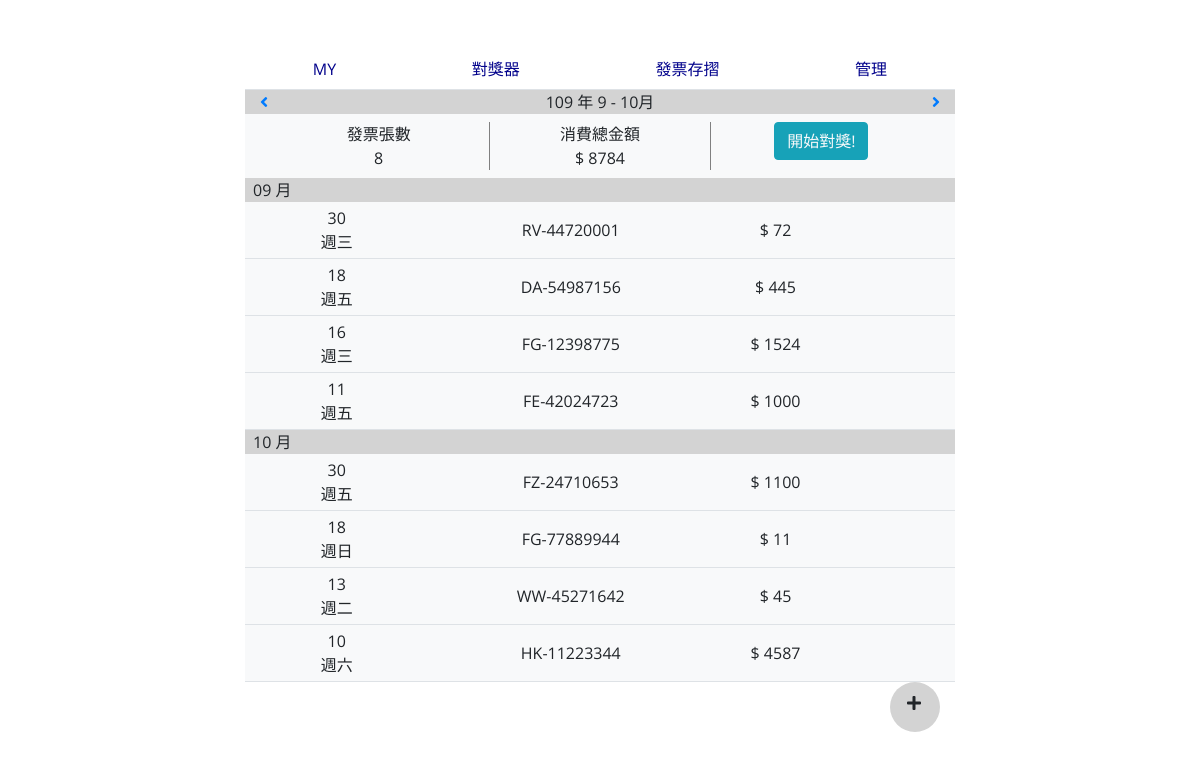
The page /?do=invoiceDeposit&year=2020&period=5 on the database its author committed.
### tables this page shows
CREATE TABLE `invoices` (
  `id` int(11) UNSIGNED NOT NULL,
  `code` varchar(2) NOT NULL,
  `number` varchar(8) NOT NULL,
  `period` tinyint(1) UNSIGNED NOT NULL,
  `payment` int(11) UNSIGNED NOT NULL,
  `paytype` varchar(6) NOT NULL,
  `date` date NOT NULL,
  `create_time` timestamp NOT NULL DEFAULT current_timestamp()
);

### invoiceDeposit.php (the view, shortened to what this page needs)
<?php
$year = date('Y');
if (isset($_GET['year'])) {
   $year = $_GET['year'];
} else {
   $year = date('Y');
}
$month = date('m');
$period = ceil($month / 2);
if (isset($_GET['period'])) {
   $period = $_GET['period'];
} else {
   $period = ceil($month / 2);
}
$nextPeriod = $period + 1;
$nextYear = $year;
$prevPeriod = $period - 1;
$prevYear = $year;
$month2 = [
   '1' => '1 - 2',
   '2' => '3 - 4',
   '3' => '5 - 6',
   '4' => '7 - 8',
   '5' => '9 - 10',
   '6' => '11 - 12'
];
$mon2 = $month2[$period];
$taiwanY = $year - 1911;
$endmon = [3, 5, 7, 9, 11, 1];
if ($endmon[$period - 1] == 1) {
   $yy = $year + 1;
} else {
   $yy = $year;
};
$now = time();
$end = mktime(13, 30, 0, $endmon[$period - 1], 26, $yy);
$time = $end - $now;
$show = intval($time / 60 / 60 / 24);
?>
<div class="container">
   <div class="row align-items-center" style="background:lightgray;">
      <div class="col-2"><a href="?do=invoiceDeposit&year=<?= $prevYear ?>&period=<?= $prevPeriod ?>"><i class="fas fa-angle-left"></i></a></div>
      <div class="col-8">
         <p class="d-flex justify-content-center mb-0"><?= $taiwanY ?> 年 <?= $mon2 ?>月</p>
      </div>
      <div class="col-2"><a href="?do=invoiceDeposit&year=<?= $nextYear ?>&period=<?= $nextPeriod ?>"><i class="fas fa-angle-right float-right"></i></a></div>
   </div>
   <?php
   $dsn = "mysql:host=localhost;dbname=invoice;charset=utf8";
   $pdo = new PDO($dsn, 'root', '');
   $sql = "select * from `invoices` where `period`='$period' && LEFT(`date`,4) ='$year' order by `date` desc";
   $invoices = $pdo->query($sql)->FetchAll();
   $sql = "select * from `invoices` where `period`='$period' && LEFT(`date`,4) ='$year' GROUP BY SUBSTRING(`date`,6,2)";
   $montypes = $pdo->query($sql)->FetchAll();
   $sql = "select count(period) from `invoices` where `period`='$period' && LEFT(`date`,4) ='$year'";
   $con = $pdo->query($sql)->Fetch();
   $sql = "select sum(payment) from `invoices` where `period`='$period' && LEFT(`date`,4) ='$year'";
   $pm = $pdo->query($sql)->Fetch();
   ?>
   <div class="row text-center m-2">
      <div class="col-4">發票張數<br><?= $con[0]; ?></div>
      <div class="col-4" style="border-left:1px solid gray; border-right:1px solid gray;">消費總金額<br> $ <?= $pm[0]; ?></div>
      <div class="col-4">
         <?php
         if ($show <= 0) {
            echo "<button class='btn btn-info'><a href='?do=chekAwdAll&year=$year&period=$period' class='text-decoration-none text-light'>開始對獎!</a></button>";
         } else {
            echo "開獎倒數<br>" . $show . "天";
         };
         ?>
      </div>
   </div>
   <form action="chekAwdAll.php" method="post">
      <?php
      foreach ($montypes as $mon) {
         $m = substr($mon['date'], 5, 2);
         $floM = ($period * 2) - 1;
         if ($m == $floM) {
      ?>
            <div class="row pl-2" style="background:lightgray;"><?= $m; ?> 月</div>
            <?php
            foreach ($invoices as $inv) {
               $d = substr($inv['date'], -2, 2);
               $wkday = date('w', strtotime($inv['date']));
               $wklist = ['週日', '週一', '週二', '週三', '週四', '週五', '週六'];
               $mm = substr($inv['date'], 5, 2);
               $floMM = ($period * 2) - 1;
               if ($mm == $floMM) {
            ?>
                  <div class="c2 row text-center align-items-center p-1 border-bottom ">
                     <div class="col-3"><?= $d ?><br><?= $wklist[$wkday]; ?></div>
                     <div class="col-5">
                        <?= $inv['code'] . "-" . $inv['number']; ?>
                     </div>
                     <div class="col-2">$ <?= $inv['payment']; ?></div>
                  </div>
            <?php
               }
            }
         } else {
            ?>
            <div class="row pl-2" style="background:lightgray;"><?= $m; ?> 月</div>
      <?php
         }
      }
      ?>
      <?php
      foreach ($invoices as $inv) {
         $d = substr($inv['date'], -2, 2);
         $wkday = date('w', strtotime($inv['date']));
         $wklist = ['週日', '週一', '週二', '週三', '週四', '週五', '週六'];
         $mm = substr($inv['date'], 5, 2);
         $ceiMM = ($period * 2);
         if ($mm == $ceiMM) {
      ?>
            <div class=" b2 row text-center align-items-center p-1 border-bottom">
               <div class="col-3"><?= $d ?><br><?= $wklist[$wkday]; ?></div>
               <div class="col-5"><?= $inv['code'] . "-" . $inv['number']; ?></div>
               <div class="col-2">$ <?= $inv['payment']; ?></div>
            </div>
      <?php
         }
      }
      ?>
   </form>
   <div class="btnHov">
      <i class="fas fa-plus" style="position:relative;top:9px;left:17px;">
      </i>
   </div>

### style.css (style rules this page uses)
body { font-family: 'Open Sans', 'Noto Sans TC', Arial, Helvetica, sans-serif; width:100%; margin:0; padding:0; box-sizing:border-box; }
.btnHov { border-radius:50px; width:50px; height:50px; background:lightgray; float: right; }

### rows shown on the page
invoices: date "09", date "18", date "週五", code "DA", number "54987156", payment "445"
invoices: date "30", date "週三", code "RV", number "44720001", payment "72"
invoices: date "16", date "週三", code "FG", number "12398775", payment "1524"
invoices: date "11", date "週五", code "FE", number "42024723", payment "1000"
invoices: date "10", date "30", date "週五", code "FZ", number "24710653", payment "1100"
invoices: date "18", date "週日", code "FG", number "77889944", payment "11"
invoices: date "13", date "週二", code "WW", number "45271642", payment "45"
invoices: date "10", date "週六", code "HK", number "11223344", payment "4587"

### other values the page prints
$taiwanY "109"
$mon2 "9 - 10"
$con[0] "8"
$pm[0] "8784"
